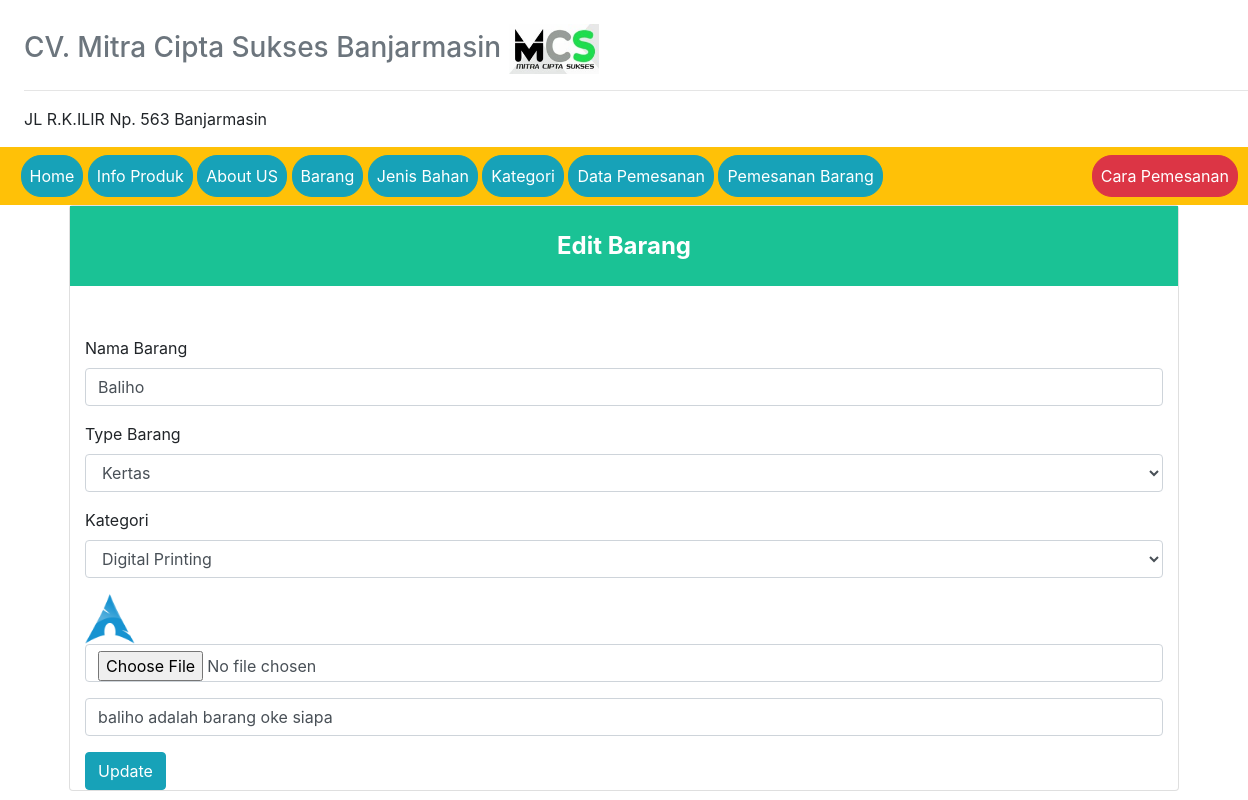
/?view=edit-barang&id_brg=23 (signed in), run on the app's committed database.
### tables this page shows
CREATE TABLE `nama_barang` (
  `kode_barang` int(50) NOT NULL,
  `nama_barang` varchar(50) NOT NULL,
  `gambar_barang` varchar(100) NOT NULL,
  `type_barang` varchar(50) NOT NULL,
  `kategori` int(50) NOT NULL,
  `harga` int(50) NOT NULL,
  `keterangan` varchar(100) NOT NULL
);

CREATE TABLE `jenis_bahan` (
  `kode_jenis_bahan` int(50) NOT NULL,
  `harga_bahan` int(25) NOT NULL,
  `jenis_bahan` varchar(50) NOT NULL,
  `ketarangan` varchar(255) NOT NULL,
  `ukuran_bahan` int(10) NOT NULL
);

CREATE TABLE `kategori` (
  `id_kategori` int(50) NOT NULL,
  `nama_kategori` varchar(50) NOT NULL
);

### models/admin.php (called while the page is built, shortened)
<?php
class Admin
{
  private $mysqli;
  function __construct($mysqli)
  {
    $this->mysqli = $mysqli;
  }
  public function showJenisBahan()
  {
    $db = $this->mysqli->conn;
    $sql = " SELECT * FROM jenis_bahan ";
    $query = $db->query($sql);
    return $query;
  }
  public function edit_brg($id)
  {
    $db = $this->mysqli->conn;
    $sql = " SELECT * FROM nama_barang
          INNER JOIN jenis_bahan ON nama_barang.type_barang = jenis_bahan.kode_jenis_bahan
          INNER JOIN kategori ON nama_barang.kategori = kategori.id_kategori
          WHERE nama_barang.kode_barang = '$id' ";
    $query = $db->query($sql);
    return $query;
  }
  public function showKategori()
  {
    $db = $this->mysqli->conn;
    $sql = " SELECT * FROM kategori ";
    $query = $db->query($sql);
    return $query;
  }
}
?>

### config/config.php (called while the page is built, shortened)
<?php
function base_url($url = null)
{
	$base_url = "http://localhost/aplikasi_CV_Mitra_Cipta_Sukses_Banjarmasin/";
	if ($url != null ) {
		return $base_url."/".$url;
	} else  {
			return $base_url;
	}
}

### view/edit-barang.php (the view, shortened to what this page needs)
<?php
$id = @$_GET['id_brg'];
$edit = $objAdmin->edit_brg($id)->fetch_object();
 ?>
 <div class="card">
  <div class="panel-heading" style="background-color:#1ac295; text-align:center; height:80px; line-height:80px;color:white;font-weight:bold;font-size:24px;">
    <div class="panel-title">Edit Barang</div>
  </div>
  <div id="signupbox" style=" margin-top:50px" class="mainbox col-md-12 col-md-offset-3 col-sm-8 col-sm-offset-2">
            <div class="panel panel-info">
            <div class="panel-body" >
              <form action="" method="post" enctype="multipart/form-data">
                <div class="form-group">
                  <label for="exampleFormControlInput1">Nama Barang</label>
                  <input type="text" class="form-control" id="exampleFormControlInput1" name="barang" value="<?=$edit->nama_barang ?>">
                </div>
                <div class="form-group">
                  <label for="exampleFormControlSelect1">Type Barang</label>
                  <select class="form-control" id="exampleFormControlSelect1" name="jenis_bahan">
                    <?php
                    $data = $objAdmin->showJenisBahan();
                    while ($a = $data->fetch_object()) {
                    ?>
                    	<option <?= ($edit->type_barang == $a->kode_jenis_bahan ? "selected" : " " ); ?> value="<?=$a->kode_jenis_bahan ?>"><?=$a->jenis_bahan ?></option>
                    <?php
                    }
                    ?>
                  </select>
                </div>
                <div class="form-group">
                  <label for="exampleFormControlSelect1">Kategori</label>
                  <select class="form-control" id="exampleFormControlSelect1" name="kategori">
                    <?php
                    $data = $objAdmin->showKategori();
                    while ($a = $data->fetch_object()) {
                    ?>
                   		<option <?=($edit->kategori == $a->id_kategori ? "selected" : "") ?> value="<?=$a->id_kategori ?>"><?=$a->nama_kategori ?></option>
                    <?php
                    }
                    ?>
                  </select>
                </div>
                <div class="form-group">
                  <img src="<?=base_url()?>/assets/image/<?=$edit->gambar_barang ?>" alt="" width="50px">
                  <input type="file" name="gambar" class="form-control">
                </div>
                <div class="form-group">
                  <input type="text" name="keterangan" class="form-control" value="<?=$edit->keterangan ?>">
                </div>
                <button type="submit" class="btn btn-info" name="update">Update</button>
              </form>
            </div>
        </div>
    </div>
</div>
</div>

### data on the page
nama_barang: barang "Baliho", jenis_bahan "Kertas", kategori "Digital Printing", gambar_barang (picture), keterangan "baliho adalah barang oke siapa"
